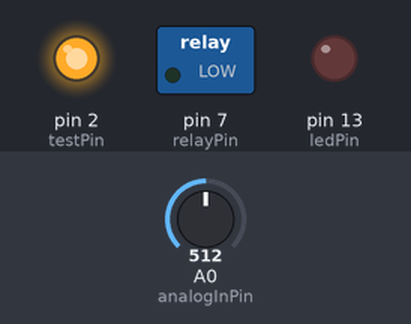
This sketch was run on a simulated Arduino Uno, built with avr-gcc and run on an emulated ATmega328P. Parts: switched loads named in the sketch (green lamp = pin HIGH), output pins drawn as LEDs (lit = HIGH). The test bench sets the inputs (shaded band); at power-on: A0 (analogInPin) = 512. What the sketch prints to the serial monitor is not drawn.

Above: at 1.2 s.
1.3 s: A0 (analogInPin) set to 87
3.7 s: A0 (analogInPin) set to 71
At 5.9 s:
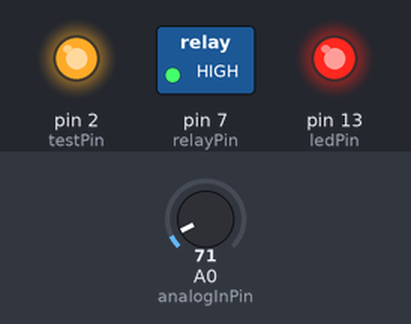
Timing chart, 0 to 7.4 s (numbered marks = the images above; inputs shaded):
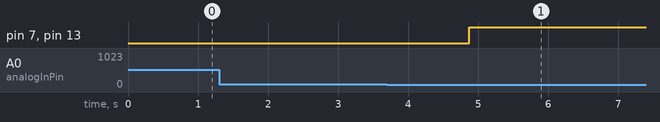

Measured:
- the behaviour switches between 80 and 79 on A0 (analogInPin) (found by bisection; images 0 and 1)
- after the input at 1.3 s, every drawn part: stays the same
- after the input at 3.7 s, pin 7 (relayPin), pin 13 (ledPin): LOW → HIGH after 1.2 s

The sketch:

AnalogInOutSerial_PSY.ino
```cpp
const int analogInPin = A0;
const int relayPin = 7;
const int ledPin = 13;
const int testPin = 2;

const int windowSize = 50;
const int threshold = 80;
const int triggerCount = 40;
const unsigned long debounceTime = 1000;  // 需持續 1 秒才切換

int zeroCount = 0;
bool relayState = false;
bool lastDetected = false;
unsigned long stateStartTime = 0;

void setup() {
  Serial.begin(9600);
  pinMode(relayPin, OUTPUT);
  pinMode(ledPin, OUTPUT);
  pinMode(testPin, OUTPUT);
  digitalWrite(relayPin, LOW);
  digitalWrite(ledPin, LOW);
  digitalWrite(testPin, HIGH);
}

void loop() {
  zeroCount = 0;

  for (int i = 0; i < windowSize; i++) {
    int val = analogRead(analogInPin);
    if (val < threshold) {
      zeroCount++;
    }
    delay(2);
  }

  bool waterDetected = (zeroCount >= triggerCount);

  // 狀態改變時，重新計時
  if (waterDetected != lastDetected) {
    stateStartTime = millis();
    lastDetected = waterDetected;
  }

  // 持續同樣狀態超過 1 秒才切換
  if (millis() - stateStartTime >= debounceTime) {
    relayState = waterDetected;
  }

  digitalWrite(relayPin, relayState ? HIGH : LOW);
  digitalWrite(ledPin, relayState ? HIGH : LOW);

  Serial.print("0V次數 = ");
  Serial.print(zeroCount);
  Serial.print("\t detected = ");
  Serial.print(waterDetected ? "YES" : "---");
  Serial.print("\t relay = ");
  Serial.println(relayState ? "ON" : "OFF");
}
```
